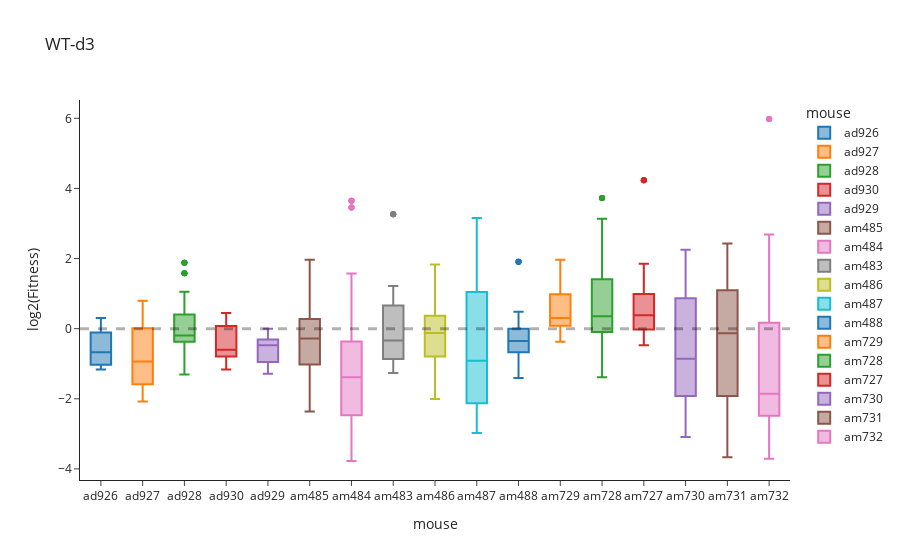

The code cell stored with this chart in its notebook:
### Code cell
day = 'd3'
wt_d1 = wt[wt.day == day]
fig = px.box(wt_d1, x='mouse', y=np.log2(wt_d1['fitness']), color='mouse',  hover_data=['conc', 'fitness'],
        template='simple_white', title = f'WT-{day}',
              labels={"y": "log2(Fitness)",
                     "conc": "Dilution", "fitness": "Fitness"})
fig.add_hline(y=0, line_width=3, line_dash="dash")
